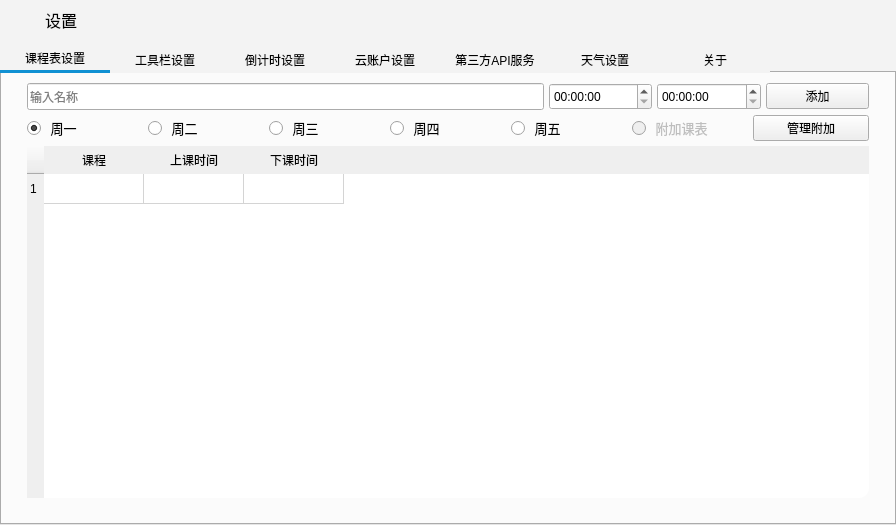
<?xml version="1.0" encoding="UTF-8"?>
<ui version="4.0">
 <class>TableEditWidget</class>
 <widget class="QWidget" name="TableEditWidget">
  <property name="geometry">
   <rect>
    <x>0</x>
    <y>0</y>
    <width>896</width>
    <height>525</height>
   </rect>
  </property>
  <property name="windowTitle">
   <string>设置</string>
  </property>
  <property name="styleSheet">
   <string notr="true">QWidget#TableEditWidget{
background: #f3f3f3;
}</string>
  </property>
  <layout class="QGridLayout" name="gridLayout" rowstretch="2,0">
   <property name="leftMargin">
    <number>0</number>
   </property>
   <property name="topMargin">
    <number>0</number>
   </property>
   <property name="rightMargin">
    <number>0</number>
   </property>
   <property name="bottomMargin">
    <number>0</number>
   </property>
   <item row="1" column="0">
    <widget class="FluentTabWidget" name="tabWidget">
     <property name="styleSheet">
      <string notr="true">QTabBar::tab{
background:#f3f3f3;
width:100%;
border-radius:0px;


padding:5px;
}
QTabBar::tab:hover{
background:rgb(217, 217, 217);
}
QTabBar::tab:selected{
border-bottom:3px solid #1191d3;
}
</string>
     </property>
     <property name="tabPosition">
      <enum>QTabWidget::TabPosition::North</enum>
     </property>
     <property name="tabShape">
      <enum>QTabWidget::TabShape::Rounded</enum>
     </property>
     <property name="currentIndex">
      <number>0</number>
     </property>
     <widget class="QWidget" name="tab">
      <attribute name="title">
       <string>课程表设置</string>
      </attribute>
      <layout class="QHBoxLayout" name="horizontalLayout_4">
       <property name="leftMargin">
        <number>0</number>
       </property>
       <property name="topMargin">
        <number>0</number>
       </property>
       <property name="rightMargin">
        <number>0</number>
       </property>
       <property name="bottomMargin">
        <number>0</number>
       </property>
       <item>
        <widget class="QWidget" name="widget" native="true">
         <layout class="QVBoxLayout" name="verticalLayout" stretch="0,0,5">
          <property name="spacing">
           <number>5</number>
          </property>
          <property name="leftMargin">
           <number>25</number>
          </property>
          <property name="topMargin">
           <number>10</number>
          </property>
          <property name="rightMargin">
           <number>25</number>
          </property>
          <property name="bottomMargin">
           <number>25</number>
          </property>
          <item>
           <layout class="QHBoxLayout" name="horizontalLayout" stretch="10,2,2,2">
            <item>
             <widget class="QLineEdit" name="lineEdit">
              <property name="minimumSize">
               <size>
                <width>0</width>
                <height>27</height>
               </size>
              </property>
              <property name="styleSheet">
               <string notr="true"/>
              </property>
              <property name="text">
               <string/>
              </property>
              <property name="placeholderText">
               <string>输入名称</string>
              </property>
              <property name="clearButtonEnabled">
               <bool>false</bool>
              </property>
             </widget>
            </item>
            <item>
             <widget class="QTimeEdit" name="timeEdit">
              <property name="minimumSize">
               <size>
                <width>0</width>
                <height>27</height>
               </size>
              </property>
              <property name="toolTip">
               <string>输入上课时间</string>
              </property>
              <property name="styleSheet">
               <string notr="true"/>
              </property>
             </widget>
            </item>
            <item>
             <widget class="QTimeEdit" name="timeEdit_2">
              <property name="minimumSize">
               <size>
                <width>0</width>
                <height>27</height>
               </size>
              </property>
              <property name="toolTip">
               <string>输入下课时间</string>
              </property>
              <property name="styleSheet">
               <string notr="true"/>
              </property>
             </widget>
            </item>
            <item>
             <widget class="QPushButton" name="pushButton">
              <property name="minimumSize">
               <size>
                <width>0</width>
                <height>25</height>
               </size>
              </property>
              <property name="styleSheet">
               <string notr="true"/>
              </property>
              <property name="text">
               <string>添加</string>
              </property>
             </widget>
            </item>
           </layout>
          </item>
          <item>
           <layout class="QHBoxLayout" name="horizontalLayout_2">
            <item>
             <widget class="QRadioButton" name="radioButton">
              <property name="font">
               <font>
                <pointsize>10</pointsize>
               </font>
              </property>
              <property name="styleSheet">
               <string notr="true"/>
              </property>
              <property name="text">
               <string> 周一</string>
              </property>
              <property name="checked">
               <bool>true</bool>
              </property>
             </widget>
            </item>
            <item>
             <widget class="QRadioButton" name="radioButton_2">
              <property name="font">
               <font>
                <pointsize>10</pointsize>
               </font>
              </property>
              <property name="styleSheet">
               <string notr="true"/>
              </property>
              <property name="text">
               <string> 周二</string>
              </property>
             </widget>
            </item>
            <item>
             <widget class="QRadioButton" name="radioButton_3">
              <property name="font">
               <font>
                <pointsize>10</pointsize>
               </font>
              </property>
              <property name="styleSheet">
               <string notr="true"/>
              </property>
              <property name="text">
               <string> 周三</string>
              </property>
             </widget>
            </item>
            <item>
             <widget class="QRadioButton" name="radioButton_4">
              <property name="font">
               <font>
                <pointsize>10</pointsize>
               </font>
              </property>
              <property name="styleSheet">
               <string notr="true"/>
              </property>
              <property name="text">
               <string> 周四</string>
              </property>
             </widget>
            </item>
            <item>
             <widget class="QRadioButton" name="radioButton_5">
              <property name="font">
               <font>
                <pointsize>10</pointsize>
               </font>
              </property>
              <property name="styleSheet">
               <string notr="true"/>
              </property>
              <property name="text">
               <string> 周五</string>
              </property>
             </widget>
            </item>
            <item>
             <widget class="QRadioButton" name="radioButton_6">
              <property name="enabled">
               <bool>false</bool>
              </property>
              <property name="font">
               <font>
                <pointsize>10</pointsize>
               </font>
              </property>
              <property name="styleSheet">
               <string notr="true"/>
              </property>
              <property name="text">
               <string> 附加课表</string>
              </property>
             </widget>
            </item>
            <item>
             <widget class="QPushButton" name="start_table_manager">
              <property name="minimumSize">
               <size>
                <width>0</width>
                <height>25</height>
               </size>
              </property>
              <property name="styleSheet">
               <string notr="true"/>
              </property>
              <property name="text">
               <string>管理附加</string>
              </property>
             </widget>
            </item>
           </layout>
          </item>
          <item>
           <widget class="QTableWidget" name="tableWidget">
            <property name="styleSheet">
             <string notr="true">QTableWidget{
background:#ffffff;
border-radius:10px;
}
QTableWidget::item{
border:none;
border-radius:3px;
}
QTableWidget::item:selected{
background:#1191d3;
}
QTableWidget::item:hover{
color:#000000;
background:rgb(217, 217, 217);
}
QHeaderView::section{
border-radius:3px;
text-align:center;
background:none;
padding:3px;
color:#000000;
}
QScrollBar::handle:vertical{
background:#1191d3;

}</string>
            </property>
            <row/>
            <column>
             <property name="text">
              <string>课程</string>
             </property>
            </column>
            <column>
             <property name="text">
              <string>上课时间</string>
             </property>
            </column>
            <column>
             <property name="text">
              <string>下课时间</string>
             </property>
            </column>
            <item row="0" column="0">
             <property name="text">
              <string/>
             </property>
            </item>
            <item row="0" column="1">
             <property name="text">
              <string/>
             </property>
            </item>
            <item row="0" column="2">
             <property name="text">
              <string/>
             </property>
            </item>
           </widget>
          </item>
         </layout>
        </widget>
       </item>
      </layout>
     </widget>
     <widget class="QWidget" name="tab_4">
      <attribute name="title">
       <string>工具栏设置</string>
      </attribute>
      <layout class="QVBoxLayout" name="verticalLayout_5" stretch="0,1,14514,0">
       <property name="spacing">
        <number>10</number>
       </property>
       <property name="leftMargin">
        <number>10</number>
       </property>
       <property name="topMargin">
        <number>10</number>
       </property>
       <property name="rightMargin">
        <number>10</number>
       </property>
       <property name="bottomMargin">
        <number>10</number>
       </property>
       <item>
        <layout class="QHBoxLayout" name="horizontalLayout_14" stretch="2,0">
         <item>
          <widget class="QCheckBox" name="chkHide">
           <property name="maximumSize">
            <size>
             <width>16777215</width>
             <height>30</height>
            </size>
           </property>
           <property name="font">
            <font>
             <pointsize>12</pointsize>
            </font>
           </property>
           <property name="styleSheet">
            <string notr="true"/>
           </property>
           <property name="text">
            <string>隐藏工具栏</string>
           </property>
          </widget>
         </item>
         <item>
          <spacer name="horizontalSpacer_4">
           <property name="orientation">
            <enum>Qt::Orientation::Horizontal</enum>
           </property>
           <property name="sizeHint" stdset="0">
            <size>
             <width>40</width>
             <height>20</height>
            </size>
           </property>
          </spacer>
         </item>
        </layout>
       </item>
       <item>
        <widget class="QLabel" name="label_7">
         <property name="font">
          <font>
           <pointsize>18</pointsize>
          </font>
         </property>
         <property name="text">
          <string>插件管理</string>
         </property>
        </widget>
       </item>
       <item>
        <layout class="QHBoxLayout" name="horizontalLayout_10" stretch="0,1">
         <item>
          <widget class="QListWidget" name="pluginList">
           <property name="font">
            <font>
             <pointsize>12</pointsize>
            </font>
           </property>
          </widget>
         </item>
         <item>
          <widget class="QTableWidget" name="pluginInfo">
           <property name="styleSheet">
            <string notr="true">QTableWidget{
background:#ffffff;
border-radius:10px;
}
QTableWidget::item{
border:none;
border-radius:3px;
}
QTableWidget::item:selected{
background:#1191d3;
}
QTableWidget::item:hover{
color:#000000;
background:rgb(217, 217, 217);
}
QHeaderView::section{
border:1px solid white;
border-radius:3px;
text-align:center;
background:#1191d3;
padding:3px;
color:#ffffff;

}
QScrollBar::handle:vertical{
background:#1191d3;

}</string>
           </property>
           <column>
            <property name="text">
             <string>Key</string>
            </property>
           </column>
           <column>
            <property name="text">
             <string>Value</string>
            </property>
           </column>
          </widget>
         </item>
        </layout>
       </item>
       <item>
        <widget class="QLabel" name="status_bar">
         <property name="text">
          <string/>
         </property>
        </widget>
       </item>
      </layout>
     </widget>
     <widget class="QWidget" name="tab_5">
      <attribute name="title">
       <string>倒计时设置</string>
      </attribute>
      <layout class="QVBoxLayout" name="verticalLayout_6">
       <item>
        <widget class="QCheckBox" name="timer_hide">
         <property name="maximumSize">
          <size>
           <width>16777215</width>
           <height>30</height>
          </size>
         </property>
         <property name="font">
          <font>
           <pointsize>12</pointsize>
          </font>
         </property>
         <property name="styleSheet">
          <string notr="true"/>
         </property>
         <property name="text">
          <string>不显示倒计时</string>
         </property>
        </widget>
       </item>
       <item>
        <layout class="QHBoxLayout" name="horizontalLayout_11">
         <item>
          <widget class="QLabel" name="label_8">
           <property name="text">
            <string>倒计时名称</string>
           </property>
          </widget>
         </item>
         <item>
          <widget class="QLineEdit" name="edit_name">
           <property name="minimumSize">
            <size>
             <width>0</width>
             <height>27</height>
            </size>
           </property>
           <property name="styleSheet">
            <string notr="true"/>
           </property>
          </widget>
         </item>
        </layout>
       </item>
       <item>
        <layout class="QHBoxLayout" name="horizontalLayout_12">
         <item>
          <widget class="QLabel" name="label_10">
           <property name="text">
            <string>倒计时英文名</string>
           </property>
          </widget>
         </item>
         <item>
          <widget class="QLineEdit" name="edit_name_eng">
           <property name="minimumSize">
            <size>
             <width>0</width>
             <height>27</height>
            </size>
           </property>
           <property name="styleSheet">
            <string notr="true"/>
           </property>
          </widget>
         </item>
        </layout>
       </item>
       <item>
        <layout class="QHBoxLayout" name="horizontalLayout_13" stretch="0,1">
         <item>
          <widget class="QLabel" name="label_11">
           <property name="text">
            <string>倒计时时间</string>
           </property>
          </widget>
         </item>
         <item>
          <widget class="QDateTimeEdit" name="timer_time">
           <property name="minimumSize">
            <size>
             <width>0</width>
             <height>27</height>
            </size>
           </property>
           <property name="styleSheet">
            <string notr="true"/>
           </property>
           <property name="dateTime">
            <datetime>
             <hour>11</hour>
             <minute>11</minute>
             <second>0</second>
             <year>2000</year>
             <month>1</month>
             <day>11</day>
            </datetime>
           </property>
          </widget>
         </item>
        </layout>
       </item>
       <item>
        <spacer name="verticalSpacer_4">
         <property name="orientation">
          <enum>Qt::Orientation::Vertical</enum>
         </property>
         <property name="sizeHint" stdset="0">
          <size>
           <width>20</width>
           <height>40</height>
          </size>
         </property>
        </spacer>
       </item>
       <item>
        <widget class="QPushButton" name="save_text_config">
         <property name="minimumSize">
          <size>
           <width>0</width>
           <height>30</height>
          </size>
         </property>
         <property name="styleSheet">
          <string notr="true"/>
         </property>
         <property name="text">
          <string>保存</string>
         </property>
        </widget>
       </item>
      </layout>
     </widget>
     <widget class="QWidget" name="tab_6">
      <attribute name="title">
       <string>云账户设置</string>
      </attribute>
      <layout class="QVBoxLayout" name="verticalLayout_7">
       <item>
        <widget class="QLabel" name="label_12">
         <property name="font">
          <font>
           <pointsize>28</pointsize>
          </font>
         </property>
         <property name="text">
          <string>...</string>
         </property>
         <property name="alignment">
          <set>Qt::AlignmentFlag::AlignCenter</set>
         </property>
        </widget>
       </item>
      </layout>
     </widget>
     <widget class="ExportAPISettingsTab" name="tab_8">
      <attribute name="title">
       <string>第三方API服务</string>
      </attribute>
     </widget>
     <widget class="QWidget" name="tab_7">
      <attribute name="title">
       <string>天气设置</string>
      </attribute>
      <layout class="QVBoxLayout" name="verticalLayout_8" stretch="1,3,2">
       <item>
        <layout class="QHBoxLayout" name="horizontalLayout_16" stretch="0,3,2">
         <item>
          <widget class="QLabel" name="label_15">
           <property name="font">
            <font>
             <pointsize>12</pointsize>
            </font>
           </property>
           <property name="text">
            <string>天气地址：</string>
           </property>
          </widget>
         </item>
         <item>
          <widget class="QLineEdit" name="weather_localtion_edit">
           <property name="minimumSize">
            <size>
             <width>0</width>
             <height>30</height>
            </size>
           </property>
           <property name="styleSheet">
            <string notr="true"/>
           </property>
           <property name="placeholderText">
            <string>请输入城市名称</string>
           </property>
          </widget>
         </item>
         <item>
          <widget class="QComboBox" name="weather_localtion_select">
           <property name="enabled">
            <bool>false</bool>
           </property>
           <property name="minimumSize">
            <size>
             <width>0</width>
             <height>30</height>
            </size>
           </property>
           <property name="styleSheet">
            <string notr="true"/>
           </property>
           <property name="editable">
            <bool>false</bool>
           </property>
           <item>
            <property name="text">
             <string>请先在搜索框搜索</string>
            </property>
           </item>
          </widget>
         </item>
        </layout>
       </item>
       <item>
        <spacer name="horizontalSpacer_3">
         <property name="orientation">
          <enum>Qt::Orientation::Horizontal</enum>
         </property>
         <property name="sizeHint" stdset="0">
          <size>
           <width>40</width>
           <height>20</height>
          </size>
         </property>
        </spacer>
       </item>
       <item>
        <widget class="QPushButton" name="save_weather_localtion">
         <property name="minimumSize">
          <size>
           <width>0</width>
           <height>30</height>
          </size>
         </property>
         <property name="styleSheet">
          <string notr="true"/>
         </property>
         <property name="text">
          <string>保存</string>
         </property>
        </widget>
       </item>
      </layout>
     </widget>
     <widget class="QWidget" name="tab_2">
      <attribute name="title">
       <string>关于</string>
      </attribute>
      <layout class="QVBoxLayout" name="verticalLayout_2" stretch="0,11,3,0,10">
       <item>
        <spacer name="verticalSpacer_2">
         <property name="orientation">
          <enum>Qt::Orientation::Vertical</enum>
         </property>
         <property name="sizeHint" stdset="0">
          <size>
           <width>20</width>
           <height>40</height>
          </size>
         </property>
        </spacer>
       </item>
       <item>
        <layout class="QHBoxLayout" name="horizontalLayout_5">
         <item>
          <widget class="ClickLabel" name="label">
           <property name="styleSheet">
            <string notr="true">image: url(&quot;:/res/icon.png&quot;);</string>
           </property>
           <property name="text">
            <string/>
           </property>
          </widget>
         </item>
         <item>
          <layout class="QVBoxLayout" name="verticalLayout_3" stretch="3,3,3">
           <item>
            <widget class="QLabel" name="label_3">
             <property name="minimumSize">
              <size>
               <width>0</width>
               <height>47</height>
              </size>
             </property>
             <property name="maximumSize">
              <size>
               <width>16777215</width>
               <height>47</height>
              </size>
             </property>
             <property name="font">
              <font>
               <pointsize>28</pointsize>
              </font>
             </property>
             <property name="text">
              <string>ClassTopLand</string>
             </property>
            </widget>
           </item>
           <item>
            <widget class="QLabel" name="label_4">
             <property name="minimumSize">
              <size>
               <width>0</width>
               <height>40</height>
              </size>
             </property>
             <property name="maximumSize">
              <size>
               <width>16777215</width>
               <height>40</height>
              </size>
             </property>
             <property name="font">
              <font>
               <pointsize>18</pointsize>
              </font>
             </property>
             <property name="text">
              <string>APP_VERSION</string>
             </property>
            </widget>
           </item>
           <item>
            <widget class="QLabel" name="label_5">
             <property name="minimumSize">
              <size>
               <width>0</width>
               <height>28</height>
              </size>
             </property>
             <property name="maximumSize">
              <size>
               <width>16777215</width>
               <height>28</height>
              </size>
             </property>
             <property name="font">
              <font>
               <pointsize>14</pointsize>
              </font>
             </property>
             <property name="text">
              <string>Powered By Aero8m</string>
             </property>
            </widget>
           </item>
          </layout>
         </item>
        </layout>
       </item>
       <item>
        <layout class="QHBoxLayout" name="horizontalLayout_8" stretch="1,0,1,1,1">
         <item>
          <spacer name="horizontalSpacer">
           <property name="orientation">
            <enum>Qt::Orientation::Horizontal</enum>
           </property>
           <property name="sizeHint" stdset="0">
            <size>
             <width>40</width>
             <height>20</height>
            </size>
           </property>
          </spacer>
         </item>
         <item>
          <widget class="QLabel" name="label_6">
           <property name="font">
            <font>
             <pointsize>14</pointsize>
            </font>
           </property>
           <property name="text">
            <string>&lt;html&gt;&lt;head/&gt;&lt;body&gt;&lt;p&gt;项目地址：&lt;/p&gt;&lt;/body&gt;&lt;/html&gt;</string>
           </property>
           <property name="alignment">
            <set>Qt::AlignmentFlag::AlignCenter</set>
           </property>
          </widget>
         </item>
         <item>
          <widget class="QPushButton" name="pushButton_3">
           <property name="minimumSize">
            <size>
             <width>147</width>
             <height>30</height>
            </size>
           </property>
           <property name="styleSheet">
            <string notr="true">QPushButton{
	border-radius: 3px; /* 边框圆角 */
	color:#ffffff;
	background-color: #1191d3; /* 背景颜色 */
	padding:3px;

}
QPushButton:hover{
background:rgb(11, 96, 139);
}
</string>
           </property>
           <property name="text">
            <string>Github</string>
           </property>
           <property name="icon">
            <iconset resource="../../res.qrc">
             <normaloff>:/res/github.png</normaloff>:/res/github.png</iconset>
           </property>
          </widget>
         </item>
         <item>
          <widget class="QPushButton" name="btn_giteeLink">
           <property name="minimumSize">
            <size>
             <width>147</width>
             <height>30</height>
            </size>
           </property>
           <property name="styleSheet">
            <string notr="true">QPushButton{
	border-radius: 3px; /* 边框圆角 */
	color:#ffffff;
	background-color: #1DC7C1; /* 背景颜色 */
	padding:3px;

}
QPushButton:hover{
background:rgb(11, 96, 139);
}
</string>
           </property>
           <property name="text">
            <string>Gitee（仅下载）</string>
           </property>
           <property name="icon">
            <iconset resource="../../res.qrc">
             <normaloff>:/res/gitee.png</normaloff>:/res/gitee.png</iconset>
           </property>
          </widget>
         </item>
         <item>
          <spacer name="horizontalSpacer_2">
           <property name="orientation">
            <enum>Qt::Orientation::Horizontal</enum>
           </property>
           <property name="sizeHint" stdset="0">
            <size>
             <width>40</width>
             <height>20</height>
            </size>
           </property>
          </spacer>
         </item>
        </layout>
       </item>
       <item>
        <widget class="QLabel" name="label_13">
         <property name="text">
          <string>本应用由雨云提供计算服务</string>
         </property>
         <property name="alignment">
          <set>Qt::AlignmentFlag::AlignCenter</set>
         </property>
        </widget>
       </item>
       <item>
        <spacer name="verticalSpacer">
         <property name="orientation">
          <enum>Qt::Orientation::Vertical</enum>
         </property>
         <property name="sizeHint" stdset="0">
          <size>
           <width>20</width>
           <height>40</height>
          </size>
         </property>
        </spacer>
       </item>
      </layout>
     </widget>
    </widget>
   </item>
   <item row="0" column="0">
    <widget class="QWidget" name="widget_2" native="true">
     <property name="minimumSize">
      <size>
       <width>0</width>
       <height>40</height>
      </size>
     </property>
     <property name="maximumSize">
      <size>
       <width>16777215</width>
       <height>40</height>
      </size>
     </property>
     <property name="styleSheet">
      <string notr="true">background:#f3f3f3;</string>
     </property>
     <layout class="QHBoxLayout" name="horizontalLayout_3" stretch="0,20">
      <item>
       <widget class="QLabel" name="label_9">
        <property name="minimumSize">
         <size>
          <width>30</width>
          <height>0</height>
         </size>
        </property>
        <property name="styleSheet">
         <string notr="true">image: url(&quot;:/res/setting.png&quot;);</string>
        </property>
        <property name="text">
         <string/>
        </property>
       </widget>
      </item>
      <item>
       <widget class="QLabel" name="label_2">
        <property name="sizePolicy">
         <sizepolicy hsizetype="Preferred" vsizetype="Ignored">
          <horstretch>0</horstretch>
          <verstretch>0</verstretch>
         </sizepolicy>
        </property>
        <property name="font">
         <font>
          <pointsize>12</pointsize>
         </font>
        </property>
        <property name="styleSheet">
         <string notr="true">color:#000000;
</string>
        </property>
        <property name="text">
         <string>设置</string>
        </property>
        <property name="alignment">
         <set>Qt::AlignmentFlag::AlignLeading|Qt::AlignmentFlag::AlignLeft|Qt::AlignmentFlag::AlignVCenter</set>
        </property>
       </widget>
      </item>
     </layout>
    </widget>
   </item>
  </layout>
 </widget>
 <customwidgets>
  <customwidget>
   <class>ClickLabel</class>
   <extends>QLabel</extends>
   <header>../src/ClickLabel/ClickLabel.h</header>
  </customwidget>
  <customwidget>
   <class>ExportAPISettingsTab</class>
   <extends>QWidget</extends>
   <header>../src/ExportAPISettingsTab/ExportAPISettingsTab.h</header>
   <container>1</container>
  </customwidget>
  <customwidget>
   <class>FluentTabWidget</class>
   <extends>QTabWidget</extends>
   <header>../src/FluentTabWidget/FluentTabWidget.h</header>
   <container>1</container>
  </customwidget>
 </customwidgets>
 <resources>
  <include location="../../res.qrc"/>
 </resources>
 <connections/>
</ui>
